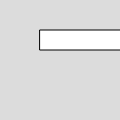
Frame 1 (no input)
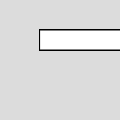
Frame 60 (no input)
Frame 120 (the mouse pressed at the canvas centre since frame 60): identical to frame 60, image omitted

The p5.js sketch that drew these frames (run headless with seeded random() and noise() and a simulated clock; from frame 60 on, the mouse is pressed at the canvas centre):

// p5.js sketch
// ── sketch.js
function setup() {
  createCanvas(120, 120);
  background(220);
}

function draw() {
  rotate(mouseX, 100.0);
  rect(40, 30, 160, 20);
}
